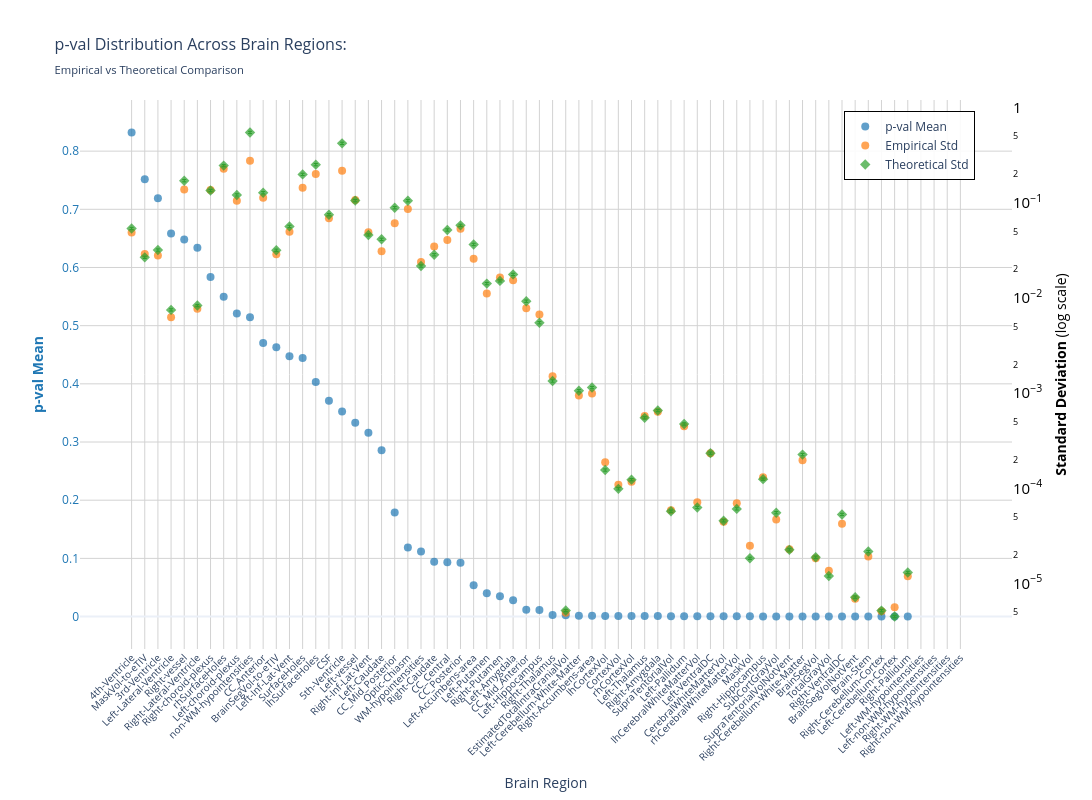
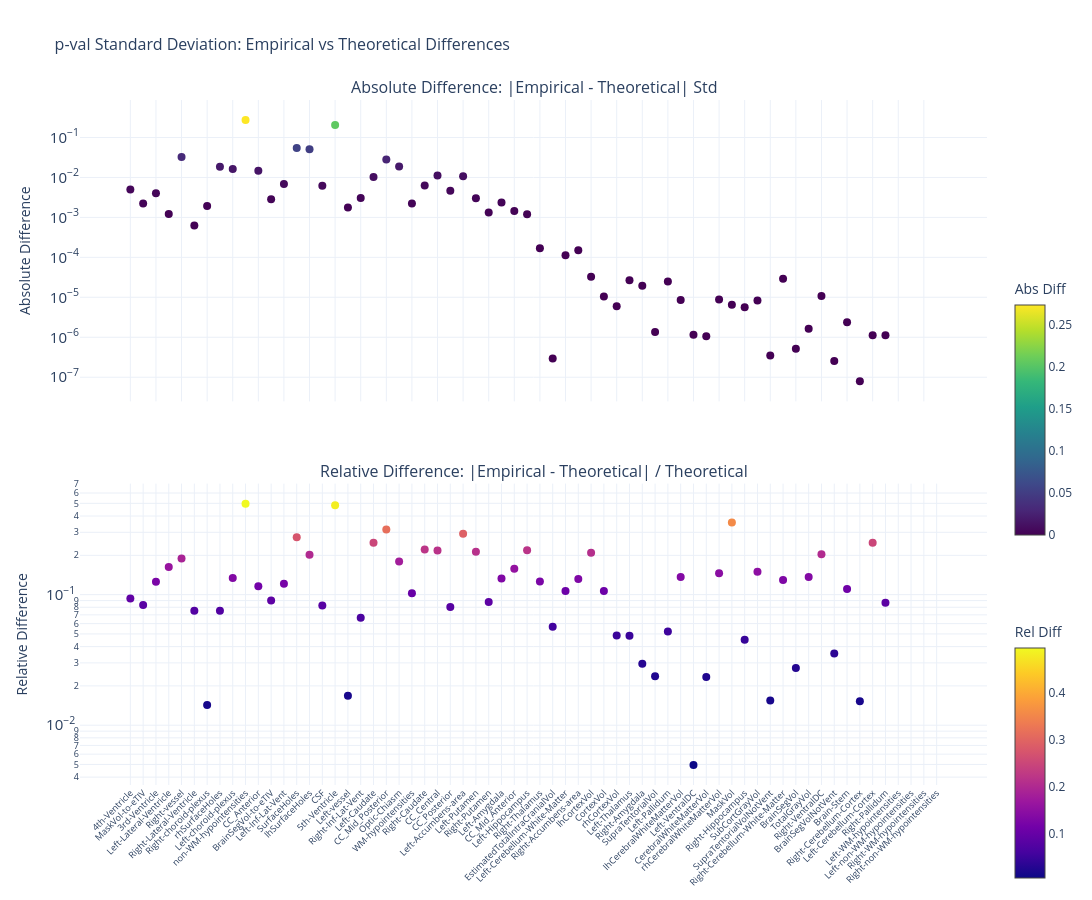

Notebook code cell kept with these figures, in order:
### Markdown cell above
### p-value

### Code cell
nu_nav = df_npvr[(df_npvr["timepoint"] == "baseline") & (df_npvr["group"] == "HC-PD")]
data_path = stats_dir / f"student_baseline_{METRIC}.parquet"
df, stats = get_test_stats(
    data_path, stat_functions_F, nu_nav, hemisphere=False, study="baseline",
    raw_values=True,
)
show_figure(stats, hemisphere=False, stat_name="p-val", study="baseline", metric=METRIC)

### Figure 1 — Plotly figure (JSON) as saved in the notebook; plotly's stock layout.template omitted (floating-point values rounded to 4 significant figures)
{"data": [{"hovertemplate": "<b>%{x}</b><br>Mean p-val: %{y:.2f}<br><extra></extra>", "marker": {"color": "#1f77b4", "opacity": 0.7, "size": 8}, "mode": "markers", "name": "p-val Mean", "type": "scatter", "x": ["4th-Ventricle", "MaskVol-to-eTIV", "3rd-Ventricle", "Left-Lateral-Ventricle", "Right-vessel", "Right-Lateral-Ventricle", "Right-choroid-plexus", "rhSurfaceHoles", "Left-choroid-plexus", "non-WM-hypointensities", "CC_Anterior", "BrainSegVol-to-eTIV", "Left-Inf-Lat-Vent", "SurfaceHoles", "lhSurfaceHoles", "CSF", "5th-Ventricle", "Left-vessel", "Right-Inf-Lat-Vent", "Left-Caudate", "CC_Mid_Posterior", "Optic-Chiasm", "WM-hypointensities", "Right-Caudate", "CC_Central", "CC_Posterior", "Left-Accumbens-area", "Left-Putamen", "Right-Putamen", "Left-Amygdala", "CC_Mid_Anterior", "Left-Hippocampus", "Right-Thalamus", "EstimatedTotalIntraCranialVol", "Left-Cerebellum-White-Matter", "Right-Accumbens-area", "lhCortexVol", "CortexVol", "rhCortexVol", "Left-Thalamus", "Right-Amygdala", "SupraTentorialVol", "Left-Pallidum", "lhCerebralWhiteMatterVol", "Left-VentralDC", "CerebralWhiteMatterVol", "rhCerebralWhiteMatterVol", "MaskVol", "Right-Hippocampus", "SubCortGrayVol", "SupraTentorialVolNotVent", "Right-Cerebellum-White-Matter", "BrainSegVol", "TotalGrayVol", "Right-VentralDC", "BrainSegVolNotVent", "Brain-Stem", "Right-Cerebellum-Cortex", "Left-Cerebellum-Cortex", "Right-Pallidum", "Left-WM-hypointensities", "Left-non-WM-hypointensities", "Right-WM-hypointensities", "Right-non-WM-hypointensities"], "y": [0.8321, 0.7518, 0.7192, 0.6583, 0.6481, 0.634, 0.5838, 0.5497, 0.5209, 0.5146, 0.4704, 0.4628, 0.4476, 0.4443, 0.4031, 0.3709, 0.3526, 0.3329, 0.316, 0.2857, 0.1787, 0.1188, 0.1117, 0.0941, 0.09322, 0.09254, 0.05371, 0.04024, 0.03493, 0.02822, 0.01172, 0.01112, 0.002504, 0.002409, 0.001502, 0.001182, 0.001156, 0.001055, 0.001019, 0.0008593, 0.0007776, 0.000633, 0.0004631, 0.000396, 0.0003737, 0.0003664, 0.0003598, 0.0003196, 0.0002424, 0.0002227, 0.0002219, 0.0002193, 0.0002071, 0.000131, 8.272e-05, 7.135e-05, 6.379e-05, 1.908e-05, 1.8e-05, 9.438e-06, NaN, NaN, NaN, NaN], "yaxis": "y"}, {"hovertemplate": "<b>%{x}</b><br>Empirical Std: %{y:.3f}<br><extra></extra>", "marker": {"color": "#ff7f0e", "opacity": 0.7, "size": 8, "symbol": "circle"}, "mode": "markers", "name": "Empirical Std", "type": "scatter", "x": ["4th-Ventricle", "MaskVol-to-eTIV", "3rd-Ventricle", "Left-Lateral-Ventricle", "Right-vessel", "Right-Lateral-Ventricle", "Right-choroid-plexus", "rhSurfaceHoles", "Left-choroid-plexus", "non-WM-hypointensities", "CC_Anterior", "BrainSegVol-to-eTIV", "Left-Inf-Lat-Vent", "SurfaceHoles", "lhSurfaceHoles", "CSF", "5th-Ventricle", "Left-vessel", "Right-Inf-Lat-Vent", "Left-Caudate", "CC_Mid_Posterior", "Optic-Chiasm", "WM-hypointensities", "Right-Caudate", "CC_Central", "CC_Posterior", "Left-Accumbens-area", "Left-Putamen", "Right-Putamen", "Left-Amygdala", "CC_Mid_Anterior", "Left-Hippocampus", "Right-Thalamus", "EstimatedTotalIntraCranialVol", "Left-Cerebellum-White-Matter", "Right-Accumbens-area", "lhCortexVol", "CortexVol", "rhCortexVol", "Left-Thalamus", "Right-Amygdala", "SupraTentorialVol", "Left-Pallidum", "lhCerebralWhiteMatterVol", "Left-VentralDC", "CerebralWhiteMatterVol", "rhCerebralWhiteMatterVol", "MaskVol", "Right-Hippocampus", "SubCortGrayVol", "SupraTentorialVolNotVent", "Right-Cerebellum-White-Matter", "BrainSegVol", "TotalGrayVol", "Right-VentralDC", "BrainSegVolNotVent", "Brain-Stem", "Right-Cerebellum-Cortex", "Left-Cerebellum-Cortex", "Right-Pallidum", "Left-WM-hypointensities", "Left-non-WM-hypointensities", "Right-WM-hypointensities", "Right-non-WM-hypointensities"], "y": [0.04865, 0.02894, 0.02786, 0.006272, 0.1383, 0.007689, 0.1363, 0.2275, 0.1047, 0.2757, 0.1127, 0.02885, 0.04959, 0.1441, 0.2008, 0.06879, 0.2172, 0.1071, 0.04892, 0.03101, 0.06078, 0.08628, 0.02386, 0.03473, 0.04052, 0.05324, 0.02583, 0.01113, 0.01644, 0.01533, 0.007785, 0.006687, 0.001507, 4.907e-06, 0.0009463, 0.0009926, 0.000188, 0.0001092, 0.0001172, 0.0005762, 0.0006363, 5.881e-05, 0.0004489, 7.131e-05, 0.0002327, 4.443e-05, 6.956e-05, 2.492e-05, 0.0001303, 4.705e-05, 2.287e-05, 0.0001966, 1.834e-05, 1.36e-05, 4.226e-05, 6.924e-06, 1.923e-05, 5.103e-06, 5.606e-06, 1.191e-05, NaN, NaN, NaN, NaN], "yaxis": "y2"}, {"error_y": {"array": [0.001503, 0.0007485, 0.0008926, 0.0002098, 0.00478, 0.000233, 0.003766, 0.006892, 0.003388, 0.01536, 0.003572, 0.0008884, 0.001581, 0.00557, 0.007047, 0.002101, 0.01181, 0.002952, 0.001285, 0.001157, 0.002489, 0.002944, 0.0006063, 0.0007969, 0.00145, 0.001622, 0.001022, 0.0003965, 0.0004234, 0.0004953, 0.0002589, 0.0001538, 3.75e-05, 1.457e-07, 2.968e-05, 3.204e-05, 4.354e-06, 2.765e-06, 3.452e-06, 1.54e-05, 1.837e-05, 1.61e-06, 1.327e-05, 1.758e-06, 6.552e-06, 1.275e-06, 1.701e-06, 5.145e-07, 3.493e-06, 1.55e-06, 6.311e-07, 6.329e-06, 5.283e-07, 3.351e-07, 1.487e-06, 2.011e-07, 6.058e-07, 1.452e-07, 1.257e-07, 3.655e-07, NaN, NaN, NaN, NaN], "arrayminus": [0.001462, 0.0007278, 0.0008679, 0.000204, 0.004647, 0.0002265, 0.003662, 0.006701, 0.003294, 0.01494, 0.003473, 0.0008637, 0.001537, 0.005416, 0.006852, 0.002043, 0.01148, 0.002871, 0.00125, 0.001125, 0.00242, 0.002863, 0.0005895, 0.0007749, 0.00141, 0.001577, 0.000994, 0.0003855, 0.0004116, 0.0004815, 0.0002517, 0.0001495, 3.646e-05, 1.417e-07, 2.886e-05, 3.115e-05, 4.233e-06, 2.688e-06, 3.356e-06, 1.497e-05, 1.786e-05, 1.565e-06, 1.29e-05, 1.71e-06, 6.371e-06, 1.239e-06, 1.654e-06, 5.002e-07, 3.396e-06, 1.507e-06, 6.136e-07, 6.154e-06, 5.137e-07, 3.258e-07, 1.446e-06, 1.955e-07, 5.89e-07, 1.412e-07, 1.223e-07, 3.554e-07, NaN, NaN, NaN, NaN], "color": "#2ca02c", "thickness": 1, "type": "data", "visible": true, "width": 2}, "hovertemplate": "<b>%{x}</b><br>Theoretical Std: %{y:.3f}<br><extra></extra>", "marker": {"color": "#2ca02c", "opacity": 0.7, "size": 8, "symbol": "diamond"}, "mode": "markers", "name": "Theoretical Std", "type": "scatter", "x": ["4th-Ventricle", "MaskVol-to-eTIV", "3rd-Ventricle", "Left-Lateral-Ventricle", "Right-vessel", "Right-Lateral-Ventricle", "Right-choroid-plexus", "rhSurfaceHoles", "Left-choroid-plexus", "non-WM-hypointensities", "CC_Anterior", "BrainSegVol-to-eTIV", "Left-Inf-Lat-Vent", "SurfaceHoles", "lhSurfaceHoles", "CSF", "5th-Ventricle", "Left-vessel", "Right-Inf-Lat-Vent", "Left-Caudate", "CC_Mid_Posterior", "Optic-Chiasm", "WM-hypointensities", "Right-Caudate", "CC_Central", "CC_Posterior", "Left-Accumbens-area", "Left-Putamen", "Right-Putamen", "Left-Amygdala", "CC_Mid_Anterior", "Left-Hippocampus", "Right-Thalamus", "EstimatedTotalIntraCranialVol", "Left-Cerebellum-White-Matter", "Right-Accumbens-area", "lhCortexVol", "CortexVol", "rhCortexVol", "Left-Thalamus", "Right-Amygdala", "SupraTentorialVol", "Left-Pallidum", "lhCerebralWhiteMatterVol", "Left-VentralDC", "CerebralWhiteMatterVol", "rhCerebralWhiteMatterVol", "MaskVol", "Right-Hippocampus", "SubCortGrayVol", "SupraTentorialVolNotVent", "Right-Cerebellum-White-Matter", "BrainSegVol", "TotalGrayVol", "Right-VentralDC", "BrainSegVolNotVent", "Brain-Stem", "Right-Cerebellum-Cortex", "Left-Cerebellum-Cortex", "Right-Pallidum", "Left-WM-hypointensities", "Left-non-WM-hypointensities", "Right-WM-hypointensities", "Right-non-WM-hypointensities"], "y": [0.05365, 0.02672, 0.03186, 0.007489, 0.1706, 0.008315, 0.1344, 0.246, 0.1209, 0.5483, 0.1275, 0.03171, 0.05644, 0.1988, 0.2515, 0.07498, 0.4214, 0.1054, 0.04587, 0.04131, 0.08883, 0.1051, 0.02164, 0.02844, 0.05176, 0.05789, 0.03649, 0.01415, 0.01511, 0.01768, 0.009241, 0.005488, 0.001338, 5.202e-06, 0.001059, 0.001143, 0.0001554, 9.867e-05, 0.0001232, 0.0005497, 0.0006556, 5.745e-05, 0.0004736, 6.276e-05, 0.0002339, 4.55e-05, 6.073e-05, 1.836e-05, 0.0001247, 5.534e-05, 2.253e-05, 0.0002259, 1.886e-05, 1.196e-05, 5.308e-05, 7.178e-06, 2.162e-05, 5.182e-06, 4.488e-06, 1.305e-05, NaN, NaN, NaN, NaN], "yaxis": "y2"}], "layout": {"height": 800, "hovermode": "x", "legend": {"bgcolor": "rgba(255, 255, 255, 0.9)", "bordercolor": "black", "borderwidth": 1, "font": {"size": 12}, "orientation": "v", "x": 0.82, "y": 0.98}, "title": {"font": {"size": 16}, "text": "p-val Distribution Across Brain Regions:<br><sub>Empirical vs Theoretical Comparison</sub>"}, "width": 1400, "xaxis": {"gridcolor": "lightgray", "showgrid": true, "tickangle": -45, "tickfont": {"size": 10}, "title": {"text": "Brain Region"}}, "yaxis": {"gridcolor": "lightgray", "showgrid": true, "side": "left", "tickfont": {"color": "#1f77b4"}, "title": {"font": {"color": "#1f77b4"}, "text": "<b>p-val Mean</b>"}}, "yaxis2": {"exponentformat": "power", "overlaying": "y", "showgrid": false, "side": "right", "tickfont": {"color": "black"}, "title": {"font": {"color": "black"}, "text": "<b>Standard Deviation</b> (log scale)"}, "type": "log"}}}

### Figure 2 — Plotly figure (JSON) as saved in the notebook; plotly's stock layout.template omitted (floating-point values rounded to 4 significant figures)
{"data": [{"hovertemplate": "<b>%{x}</b><br>Abs Diff: %{y:.4f}<br><extra></extra>", "marker": {"color": [0.005008, 0.002228, 0.003994, 0.001216, 0.03229, 0.0006256, 0.001919, 0.01849, 0.01618, 0.2727, 0.01476, 0.002854, 0.006849, 0.05473, 0.05073, 0.006188, 0.2042, 0.001772, 0.003047, 0.0103, 0.02805, 0.01881, 0.002219, 0.006291, 0.01125, 0.004647, 0.01066, 0.003019, 0.001328, 0.002347, 0.001456, 0.001199, 0.0001687, 2.951e-07, 0.0001132, 0.0001509, 3.258e-05, 1.051e-05, 5.999e-06, 2.657e-05, 1.934e-05, 1.36e-06, 2.471e-05, 8.549e-06, 1.16e-06, 1.065e-06, 8.837e-06, 6.56e-06, 5.636e-06, 8.29e-06, 3.483e-07, 2.93e-05, 5.179e-07, 1.635e-06, 1.082e-05, 2.54e-07, 2.389e-06, 7.894e-08, 1.118e-06, 1.131e-06, NaN, NaN, NaN, NaN], "colorbar": {"len": 0.4, "title": {"text": "Abs Diff"}, "y": 0.75, "yanchor": "top"}, "colorscale": [[0, "#440154"], [0.1111, "#482878"], [0.2222, "#3e4989"], [0.3333, "#31688e"], [0.4444, "#26828e"], [0.5556, "#1f9e89"], [0.6667, "#35b779"], [0.7778, "#6ece58"], [0.8889, "#b5de2b"], [1, "#fde725"]], "showscale": true, "size": 8}, "mode": "markers", "name": "Absolute", "type": "scatter", "x": ["4th-Ventricle", "MaskVol-to-eTIV", "3rd-Ventricle", "Left-Lateral-Ventricle", "Right-vessel", "Right-Lateral-Ventricle", "Right-choroid-plexus", "rhSurfaceHoles", "Left-choroid-plexus", "non-WM-hypointensities", "CC_Anterior", "BrainSegVol-to-eTIV", "Left-Inf-Lat-Vent", "SurfaceHoles", "lhSurfaceHoles", "CSF", "5th-Ventricle", "Left-vessel", "Right-Inf-Lat-Vent", "Left-Caudate", "CC_Mid_Posterior", "Optic-Chiasm", "WM-hypointensities", "Right-Caudate", "CC_Central", "CC_Posterior", "Left-Accumbens-area", "Left-Putamen", "Right-Putamen", "Left-Amygdala", "CC_Mid_Anterior", "Left-Hippocampus", "Right-Thalamus", "EstimatedTotalIntraCranialVol", "Left-Cerebellum-White-Matter", "Right-Accumbens-area", "lhCortexVol", "CortexVol", "rhCortexVol", "Left-Thalamus", "Right-Amygdala", "SupraTentorialVol", "Left-Pallidum", "lhCerebralWhiteMatterVol", "Left-VentralDC", "CerebralWhiteMatterVol", "rhCerebralWhiteMatterVol", "MaskVol", "Right-Hippocampus", "SubCortGrayVol", "SupraTentorialVolNotVent", "Right-Cerebellum-White-Matter", "BrainSegVol", "TotalGrayVol", "Right-VentralDC", "BrainSegVolNotVent", "Brain-Stem", "Right-Cerebellum-Cortex", "Left-Cerebellum-Cortex", "Right-Pallidum", "Left-WM-hypointensities", "Left-non-WM-hypointensities", "Right-WM-hypointensities", "Right-non-WM-hypointensities"], "xaxis": "x", "y": [0.005008, 0.002228, 0.003994, 0.001216, 0.03229, 0.0006256, 0.001919, 0.01849, 0.01618, 0.2727, 0.01476, 0.002854, 0.006849, 0.05473, 0.05073, 0.006188, 0.2042, 0.001772, 0.003047, 0.0103, 0.02805, 0.01881, 0.002219, 0.006291, 0.01125, 0.004647, 0.01066, 0.003019, 0.001328, 0.002347, 0.001456, 0.001199, 0.0001687, 2.951e-07, 0.0001132, 0.0001509, 3.258e-05, 1.051e-05, 5.999e-06, 2.657e-05, 1.934e-05, 1.36e-06, 2.471e-05, 8.549e-06, 1.16e-06, 1.065e-06, 8.837e-06, 6.56e-06, 5.636e-06, 8.29e-06, 3.483e-07, 2.93e-05, 5.179e-07, 1.635e-06, 1.082e-05, 2.54e-07, 2.389e-06, 7.894e-08, 1.118e-06, 1.131e-06, NaN, NaN, NaN, NaN], "yaxis": "y"}, {"hovertemplate": "<b>%{x}</b><br>Rel Diff: %{y:.2%}<br><extra></extra>", "marker": {"color": [0.09335, 0.08339, 0.1254, 0.1624, 0.1893, 0.07523, 0.01428, 0.07517, 0.1338, 0.4973, 0.1158, 0.09003, 0.1214, 0.2753, 0.2017, 0.08253, 0.4845, 0.01682, 0.06643, 0.2494, 0.3157, 0.179, 0.1025, 0.2212, 0.2173, 0.08027, 0.2922, 0.2134, 0.0879, 0.1328, 0.1575, 0.2185, 0.126, 0.05674, 0.1068, 0.1319, 0.2097, 0.1066, 0.04869, 0.04835, 0.0295, 0.02367, 0.05217, 0.1362, 0.004962, 0.02341, 0.1455, 0.3572, 0.04521, 0.1498, 0.01546, 0.1297, 0.02747, 0.1367, 0.2038, 0.03539, 0.1105, 0.01524, 0.2492, 0.08666, NaN, NaN, NaN, NaN], "colorbar": {"len": 0.4, "title": {"text": "Rel Diff"}, "y": 0.25, "yanchor": "top"}, "colorscale": [[0, "#0d0887"], [0.1111, "#46039f"], [0.2222, "#7201a8"], [0.3333, "#9c179e"], [0.4444, "#bd3786"], [0.5556, "#d8576b"], [0.6667, "#ed7953"], [0.7778, "#fb9f3a"], [0.8889, "#fdca26"], [1, "#f0f921"]], "showscale": true, "size": 8}, "mode": "markers", "name": "Relative", "type": "scatter", "x": ["4th-Ventricle", "MaskVol-to-eTIV", "3rd-Ventricle", "Left-Lateral-Ventricle", "Right-vessel", "Right-Lateral-Ventricle", "Right-choroid-plexus", "rhSurfaceHoles", "Left-choroid-plexus", "non-WM-hypointensities", "CC_Anterior", "BrainSegVol-to-eTIV", "Left-Inf-Lat-Vent", "SurfaceHoles", "lhSurfaceHoles", "CSF", "5th-Ventricle", "Left-vessel", "Right-Inf-Lat-Vent", "Left-Caudate", "CC_Mid_Posterior", "Optic-Chiasm", "WM-hypointensities", "Right-Caudate", "CC_Central", "CC_Posterior", "Left-Accumbens-area", "Left-Putamen", "Right-Putamen", "Left-Amygdala", "CC_Mid_Anterior", "Left-Hippocampus", "Right-Thalamus", "EstimatedTotalIntraCranialVol", "Left-Cerebellum-White-Matter", "Right-Accumbens-area", "lhCortexVol", "CortexVol", "rhCortexVol", "Left-Thalamus", "Right-Amygdala", "SupraTentorialVol", "Left-Pallidum", "lhCerebralWhiteMatterVol", "Left-VentralDC", "CerebralWhiteMatterVol", "rhCerebralWhiteMatterVol", "MaskVol", "Right-Hippocampus", "SubCortGrayVol", "SupraTentorialVolNotVent", "Right-Cerebellum-White-Matter", "BrainSegVol", "TotalGrayVol", "Right-VentralDC", "BrainSegVolNotVent", "Brain-Stem", "Right-Cerebellum-Cortex", "Left-Cerebellum-Cortex", "Right-Pallidum", "Left-WM-hypointensities", "Left-non-WM-hypointensities", "Right-WM-hypointensities", "Right-non-WM-hypointensities"], "xaxis": "x2", "y": [0.09335, 0.08339, 0.1254, 0.1624, 0.1893, 0.07523, 0.01428, 0.07517, 0.1338, 0.4973, 0.1158, 0.09003, 0.1214, 0.2753, 0.2017, 0.08253, 0.4845, 0.01682, 0.06643, 0.2494, 0.3157, 0.179, 0.1025, 0.2212, 0.2173, 0.08027, 0.2922, 0.2134, 0.0879, 0.1328, 0.1575, 0.2185, 0.126, 0.05674, 0.1068, 0.1319, 0.2097, 0.1066, 0.04869, 0.04835, 0.0295, 0.02367, 0.05217, 0.1362, 0.004962, 0.02341, 0.1455, 0.3572, 0.04521, 0.1498, 0.01546, 0.1297, 0.02747, 0.1367, 0.2038, 0.03539, 0.1105, 0.01524, 0.2492, 0.08666, NaN, NaN, NaN, NaN], "yaxis": "y2"}], "layout": {"annotations": [{"font": {"size": 16}, "showarrow": false, "text": "Absolute Difference: |Empirical - Theoretical| Std", "x": 0.5, "xanchor": "center", "xref": "paper", "y": 1, "yanchor": "bottom", "yref": "paper"}, {"font": {"size": 16}, "showarrow": false, "text": "Relative Difference: |Empirical - Theoretical| / Theoretical", "x": 0.5, "xanchor": "center", "xref": "paper", "y": 0.44, "yanchor": "bottom", "yref": "paper"}], "height": 900, "hovermode": "x unified", "showlegend": false, "title": {"font": {"size": 16}, "text": "p-val Standard Deviation: Empirical vs Theoretical Differences"}, "width": 1400, "xaxis": {"anchor": "y", "domain": [0, 1], "showticklabels": false}, "xaxis2": {"anchor": "y2", "domain": [0, 1], "tickangle": -45, "tickfont": {"size": 9}}, "yaxis": {"anchor": "x", "domain": [0.56, 1], "exponentformat": "power", "title": {"text": "Absolute Difference"}, "type": "log"}, "yaxis2": {"anchor": "x2", "domain": [0, 0.44], "exponentformat": "power", "title": {"text": "Relative Difference"}, "type": "log"}}}
